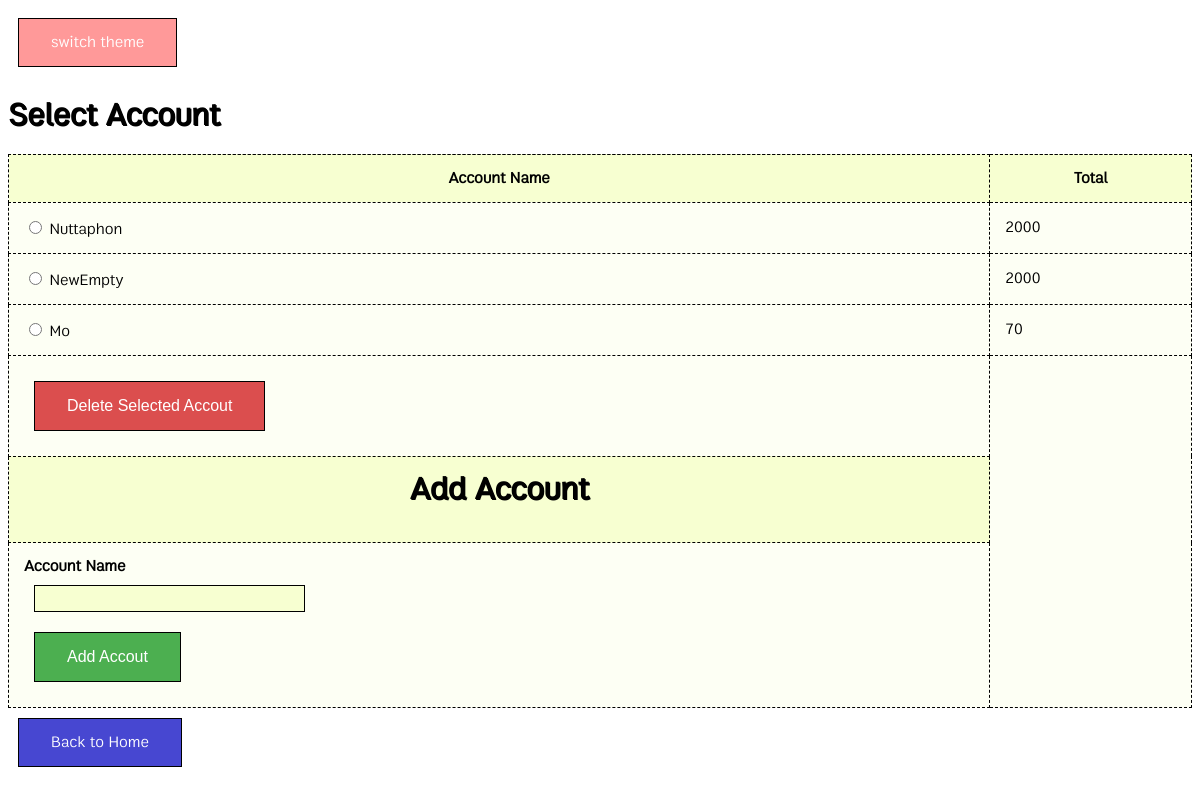
/account/, run on an earlier commit of the app's database.
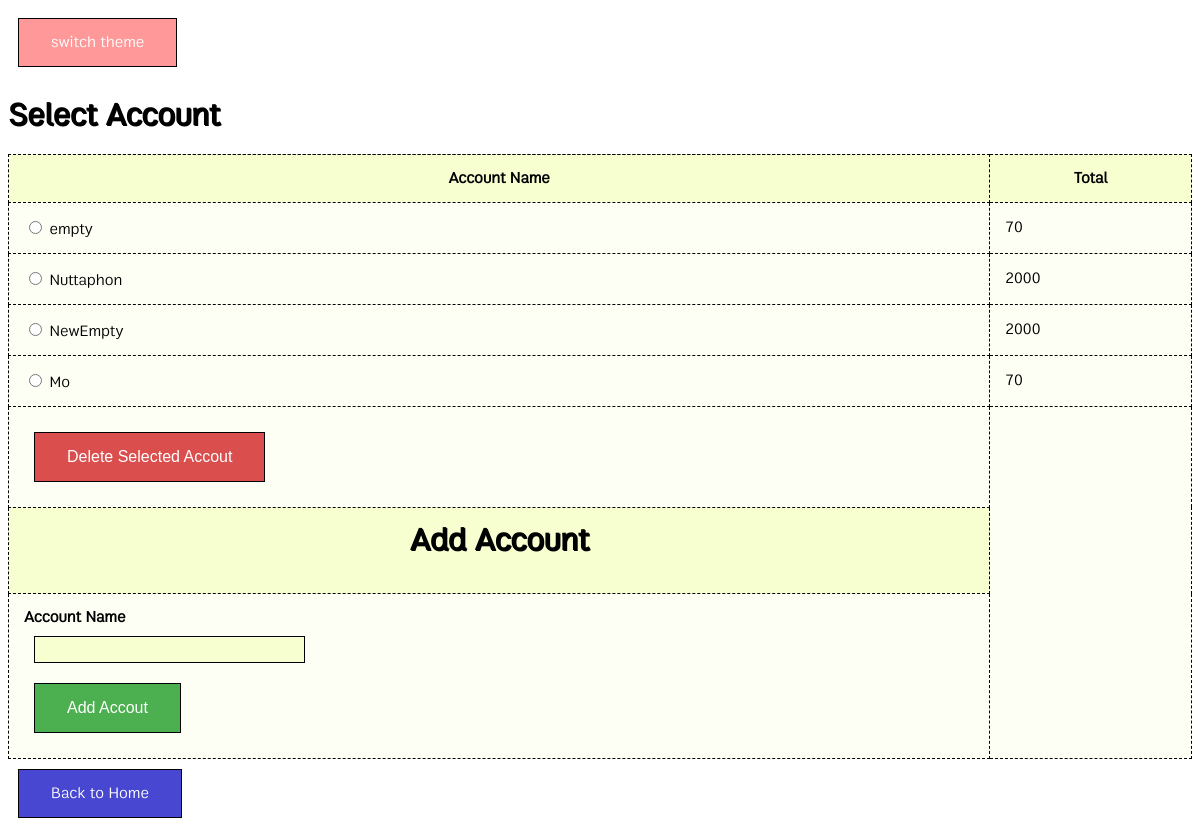
And on a later commit of the database.
### account/models.py (models this page shows, shortened)
class Account(models.Model):
    account_name = models.CharField(max_length=200)
    total = models.IntegerField(default=0)

### account/views.py (the view)
class IndexView(generic.ListView):
    template_name = 'account/index.html'
    def get_context_data(self, **kwargs):
        context = super(IndexView, self).get_context_data(**kwargs)
        context.update({'theme': theme})
        return context
    def get_queryset(self):
        return Account.objects.order_by('-account_name') # [:5]

### account/templates/account/index.html (shortened to what this page needs)
{% load static %}
<head>
<link rel="stylesheet" type="text/css" href="{% static "" %}{{ theme }}" />
</head>
<body>
<a href="/account/switch" class="button" style="background-color:#ff9999;">switch theme</a>
<table>
<center>
{% if account_list %}
    <tr><h1>Select Account</h1></tr>
    <tr><th>Account Name</th><th>Total</th></tr>
    {% for a in account_list %}
        <form action="{% url 'account:del_account' %}" method="post">
        <tr><td><input type="radio" name="account_id" value="{{ a.id }}" />
        <a href="{% url 'account:detail' a.id %}">{{ a.account_name }}</td>
        <td>{{ a.total }}</td></tr></a>
    {% endfor %}
<tr><td>
<input type="submit" class="button" onclick="return confirm('Are you sure?')" style="background-color:#db4e4e;" value="Delete Selected Accout" /> {{ error_msg }}
</form>
{% else %}
    <p>No account are available.</p>
{% endif %}
<form action="{% url 'account:add_account' %}" method="post">
<th><h1>Add Account</h1></th>
<tr>
<td>
<b>Account Name
<br>
<input type="text" class="textinput" name="account_name"/><br>
<input type="submit" class="button" value="Add Accout" />
</form></td>
</table>
<a href="{% url 'index' %}" class="button" style="background-color:#4747d1;">Back to Home</a>
</body>

What changed in the data, as far as the page shows it:
added Account: account_name "empty", total "70"
